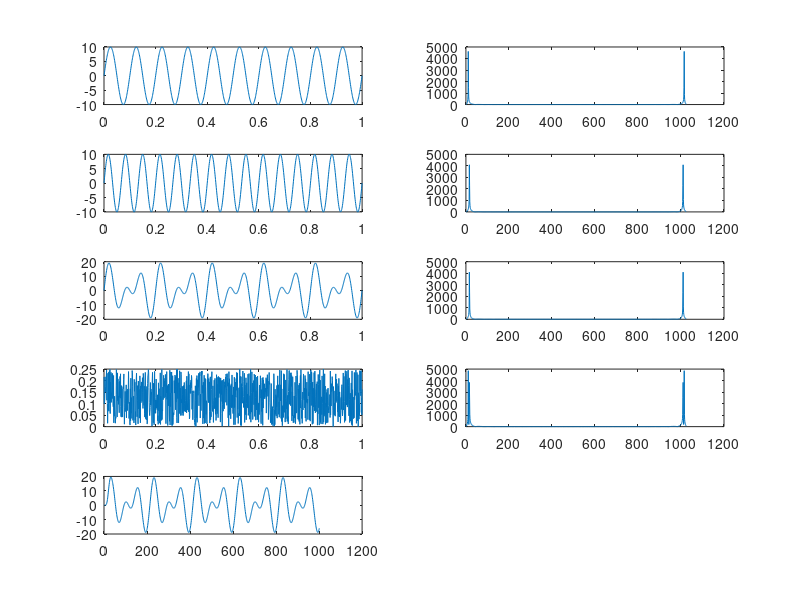

The MATLAB script that drew this image:
clc;
clear all;
close all;

f_angle=1000;
d=10;
t=0:1/f_angle:1;
f1=10;
s1=d*sin(2*pi*f1*t);

subplot(5,2,1)
plot(t,s1)

y1=fft(s1,1024);
y2=abs(y1);
subplot(5,2,2)
plot(y2)

f2=15;
s2=d*sin(2*pi*f2*t);
subplot(5,2,3)
plot(t,s2)

y3=fft(s2,1024);
y4=abs(y3);
subplot(5,2,4)
plot(y4)

s3=s1+s2;
subplot(5,2,5)
plot(t,s3)

y5=fft(s3,1024);
y6=abs(y4);
subplot(5,2,6)
plot(y6)

noise=0.25*rand(size(t));
subplot(5,2,7)
plot(t,noise)

s4=s3+noise;
y7=fft(s4,1024);
y8=abs(y7);
subplot(5,2,8)
plot(y8)

fo=6;%filter order
fc=50;%cut of freq.
w=2*fc/f_angle;%normalized filter
[c,d]=butter(fo,w);
f_s=filter(c,d,s4);

subplot(5,2,9)
plot(f_s)